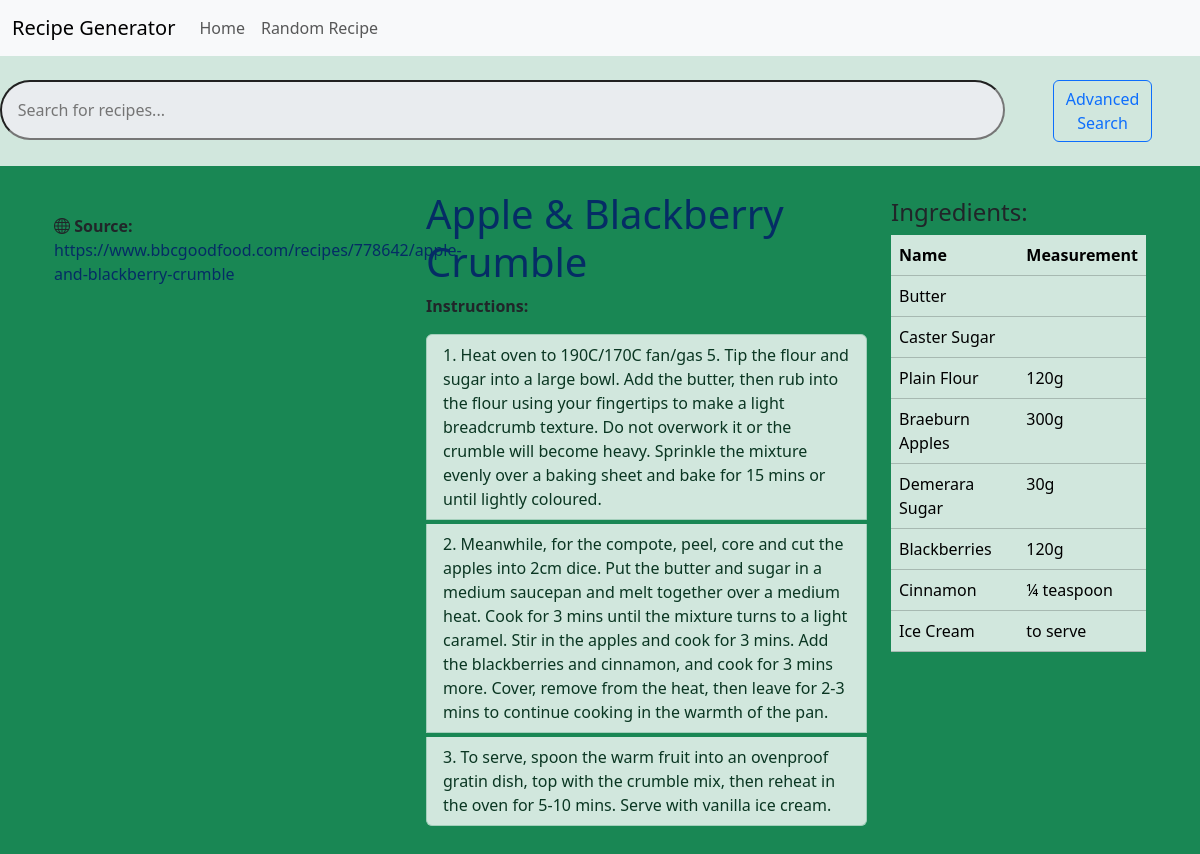
Screenshot of /recipe/2 with the database file from the repository.
### recipes/models.py (models this page shows, shortened)
class Recipe(models.Model):
    title = models.CharField(max_length=200)
    ingredients = models.ManyToManyField(Ingredient, related_name='recipes')
    measurements = models.JSONField(blank=True, null=True)  # Store measurements as a JSON field
    instructions = models.TextField()
    image_url = models.URLField(blank=True, null=True)
    source = models.TextField(blank=True, null=True)  # Optional source of the recipe
    created_at = models.DateTimeField(auto_now_add=True)
    updated_at = models.DateTimeField(auto_now=True)

class Ingredient(models.Model):
    name = models.CharField(max_length=100)

### recipes/views.py (the view)
# urls.py: path("recipe/<int:recipe_id>", views.recipe, name="recipe"),
def recipe(request, recipe_id):
    recipe_data = Recipe.objects.get(id=recipe_id)
    instructions = recipe_data.instructions.split("\n")
    ingredients = recipe_data.ingredients.all()
    measurements = recipe_data.measurements or {}
    ingredients = [
        {
            "name": ingredient.name,
            "measurement": measurements.get(ingredient.name, ""),
        }
        for ingredient in ingredients
    ]
    return render(
        request,
        "recipes/recipe.html",
        {
            "recipe": recipe_data,
            "instructions": instructions,
            "ingredients": ingredients,
        },
    )

### recipes/templates/recipes/recipe.html (shortened to what this page needs)
{% extends "recipes/layout.html" %}
{% load static %}
{% block body %}
<div class="container justify-content-center p-4">
    <div class="row">
        <div class="col-md-4">
            <img src="{{ recipe.image_url }}" class="img-fluid mb-3" alt="{{ recipe.strMeal }}"> <br>
            <i class="bi bi-globe"></i> <strong>Source:</strong>
            <a href="{{ recipe.source }}" class="text-decoration-none text-primary-emphasis">
                {{ recipe.source }}
            </a>
        </div>
        <div class="col-md-5">
            <h1 class="text-primary-emphasis">{{ recipe.title}}</h1>
            <p><strong>Instructions:</strong></p>
            <ol class="list-group list-group-numbered" >
                {% for instruction in instructions %}
                {% if instruction %}
                <li class="list-group-item list-group-item-action list-group-item-success mb-1">{{ instruction }}</li>
                {% endif %}
                {% endfor %}
            </ol>
        </div>
        <div class="col-md-3">
            <div class="mt-2">
                <h4>Ingredients:</h4>
                <table class="table table-hover table-success">
                    <thead>
                        <tr>
                            <th>Name</th>
                            <th>Measurement</th>
                        </tr>
                    </thead>
                    <tbody>
                        {% for ingredient in ingredients %}
                        {% if ingredient.name %}
                        <tr>
                            <td>{{ ingredient.name }}</td>
                            <td>{{ ingredient.measurement }} </td>
                        </tr>
                        {% endif %}
                        {% endfor %}
                    </tbody>
                </table>
            </div>
        </div>
    </div>
</div>
{% endblock %}

### rows the page displays
Recipe: source "https://www.bbcgoodfood.com/recipes/778642/apple-and-blackberry-crumble", title "Apple & Blackberry Crumble"
Ingredient: name "Butter"
Ingredient: name "Caster Sugar"
Ingredient: name "Plain Flour"
Ingredient: name "Braeburn Apples"
Ingredient: name "Demerara Sugar"
Ingredient: name "Blackberries"
Ingredient: name "Cinnamon"
Ingredient: name "Ice Cream"

### other values shown
{{ instruction }} "To serve, spoon the warm fruit into an ovenproof gratin dish, top with the crumble mix, then reheat in the oven for 5-10 mins. Serve with vanilla ice cream."
{{ ingredient.measurement }} "120g" "300g" "30g" "120g" "¼ teaspoon" "to serve"
